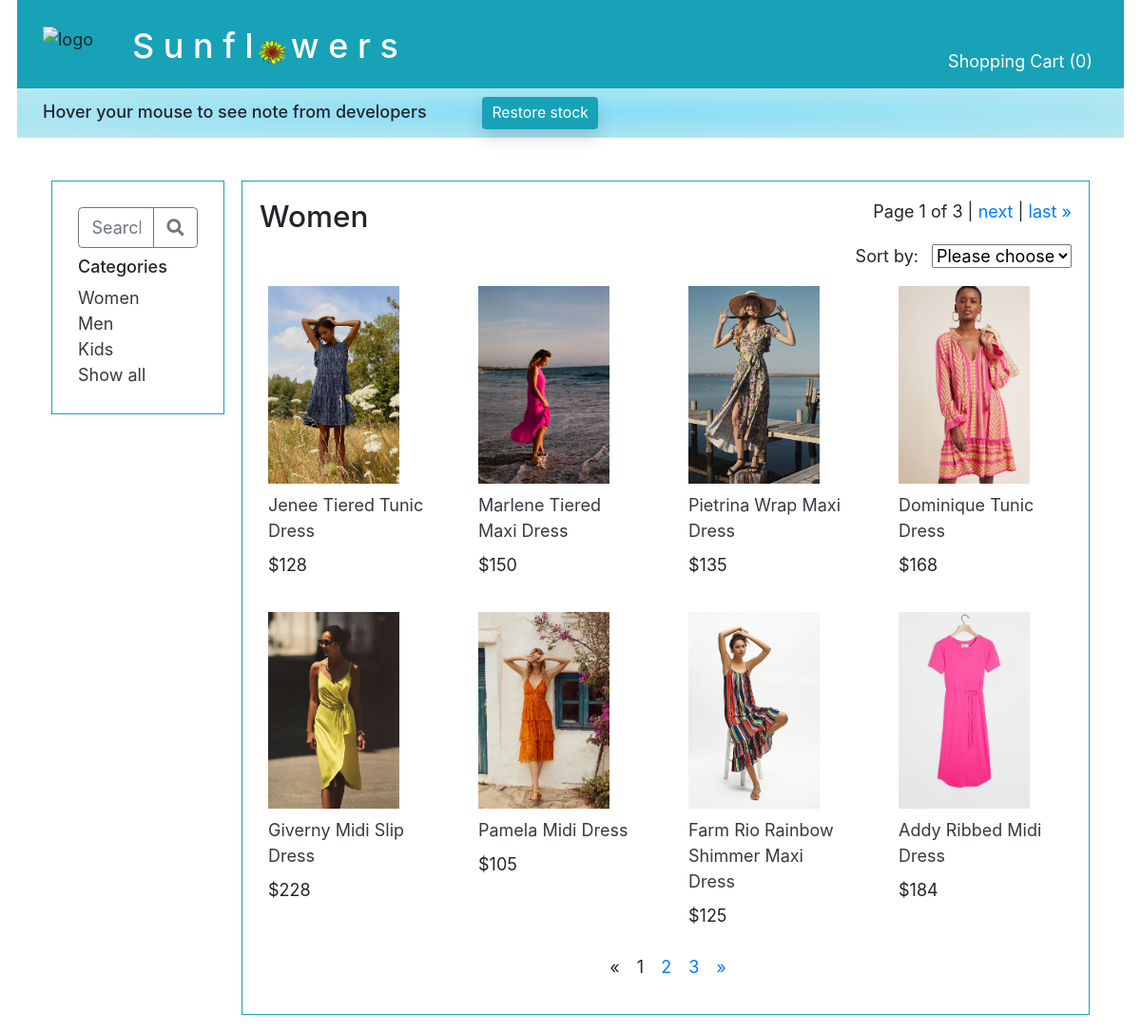
The app's page /product/category/1, older data.
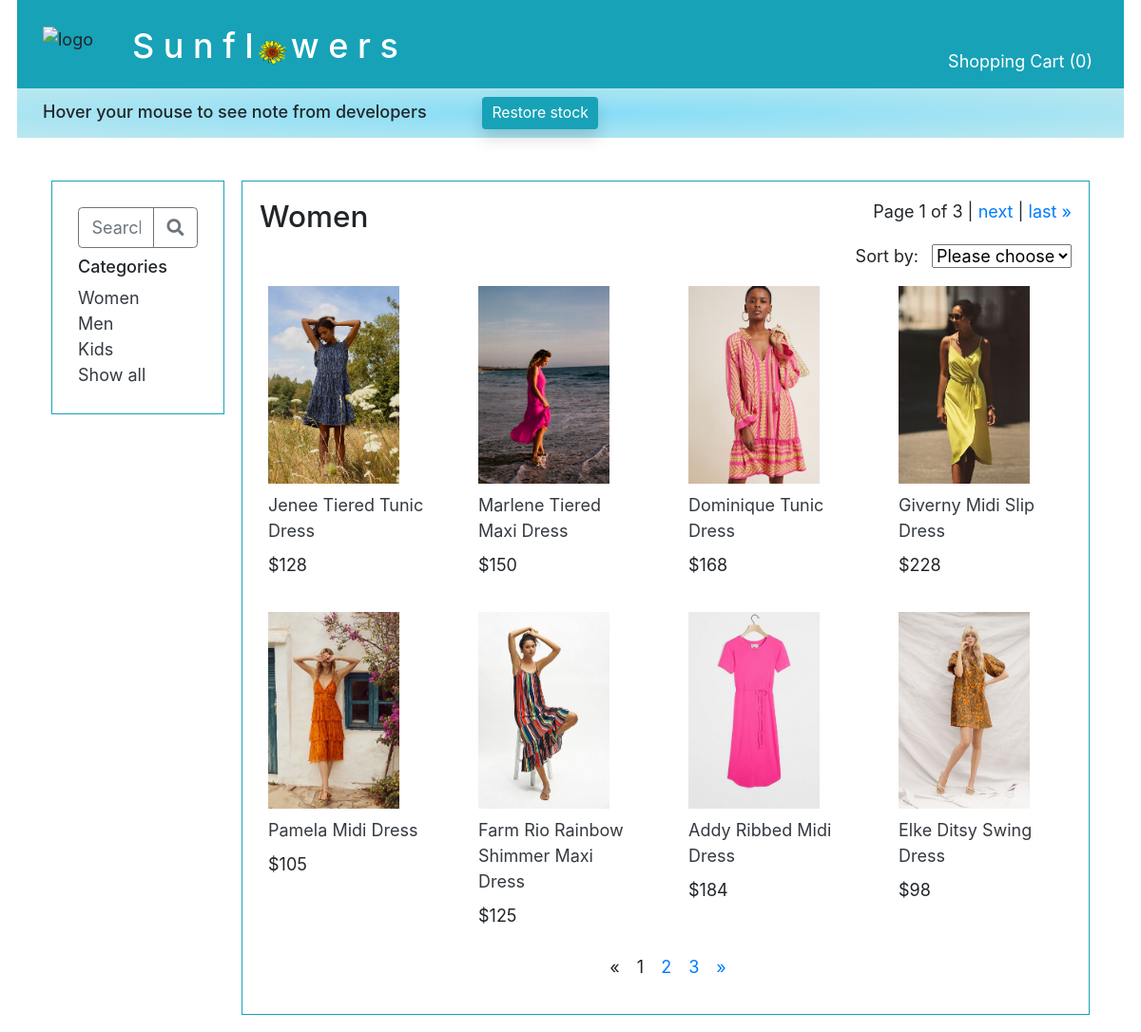
The same page, newer data.
### main/models.py (models this page shows, shortened)
class Category(models.Model):
    name = models.CharField(max_length=255)
    cat_photo = models.ImageField(upload_to='categories', blank=True)

class Photo(models.Model):
    img = models.ImageField(upload_to='products', blank=True)
    type_of_photo = models.ForeignKey(
        PhotoType,
        related_name='photos_included',
        on_delete=models.CASCADE
    )
    for_product = models.ForeignKey(
        Product,
        related_name='photos',
        on_delete=models.CASCADE
    )

class Product(models.Model):
    name = models.CharField(max_length=255, default="")
    desc= models.TextField(default="")
    quantity_purchased = models.IntegerField(default=0)
    quantity_sold = models.IntegerField(default=0)
    quantity_available = models.IntegerField(default=0)
    temp_quan_avail = models.IntegerField(default=0)
    unit_price=models.DecimalField(max_digits=5, decimal_places=0)
    category = models.ForeignKey(
        Category,
        related_name='products_included',
        on_delete=models.CASCADE
    )
    objects = ClassManager()

### main/views.py (the view)
# urls.py: path('product/category/<int:cat_id>', views.display_category),
def display_category(request, cat_id):
    product_list = Product.objects.filter(category_id=cat_id).exclude(temp_quan_avail=0)
    if "sorted_by" not in request.session:
        request.session["sorted_by"] = "no_sort"
    if request.session["sorted_by"] == "price":
        products_by_price = product_list.order_by("unit_price")
        product_list = products_by_price
    elif request.session["sorted_by"] == "popularity":
        products_by_popularity = product_list.order_by("-quantity_available")
        product_list = products_by_popularity
    else:
        product_list = Product.objects.filter(category_id=cat_id).exclude(temp_quan_avail=0)
    page = request.GET.get('page', 1)
    paginator = Paginator(product_list, 8)
    try:
        all_products = paginator.page(page)
    except PageNotAnInteger:
        all_products = paginator.page(1)
    except EmptyPage:
        all_products = paginator.page(paginator.num_pages)
    page_number = request.GET.get('page')
    page_obj = paginator.get_page(page_number)
    if "cart_dict" not in request.session:
        quantity_in_cart = 0
    else:
        quantity_in_cart = 0
        for key in request.session["cart_dict"]:
            quantity_in_cart += request.session["cart_dict"][key]
    products_in_this_category = Product.objects.filter(category_id=cat_id)
    for each_product in products_in_this_category:
        photos = Photo.objects.filter(for_product = each_product)
        for photo in photos:
            if photo.type_of_photo_id == 1:
                photo.type_of_photo_id = 2
                photo.save()
        first_photo = photos.first()
        first_photo.type_of_photo_id = 1
        first_photo.save()
    context = {
        "all_categories": Category.objects.all(),
        "this_category": Category.objects.get(id=cat_id),
        "all_products": all_products,
        "all_photos": Photo.objects.all(),
        "paginator": paginator,
        'page_obj': page_obj,
        "quantity_in_cart": quantity_in_cart,
    }
    return render(request, '_2_shop_category.html', context)

### main/templates/_2_shop_category.html (shortened to what this page needs)
<!DOCTYPE html>
<html lang="en">
<head>
    {% include "_0_head_tags.html" %}
</head>
<body>
    <div id="container">
        {% include "_0_top_nav_bar.html" %}
        {% include "_0_left_nav_bar.html" %}
        <div class="col border border-info p-3">
            <div class="row">
                <div class="col-6 h3">{{ this_category.name }}</div>
                <div class="col text-right mb-1">
                    <span class="step-links">
                        <span class="current">
                            Page {{ page_obj.number }} of {{ page_obj.paginator.num_pages }} |
                        </span>
                        {% if page_obj.has_next %}
                        <a href="?page={{ page_obj.next_page_number }}">next</a> |
                        <a href="?page={{ page_obj.paginator.num_pages }}">last &raquo;</a>
                        {% endif %}
                    </span>
                </div>
            </div>
            <form style="" id="sort_form" class="text-right" action="/product/category/{{ this_category.id }}/process_sort" method="POST">
                <div style="display:inline" class="mb-2 text-right mr-2">Sort by:</div>
                <div style="display:inline" class="">
                    <select name="sorted_by" id="sorted_by" onchange="this.form.submit()">
                        <option value="" disabled
                        {% if request.session.sorted_by == "no_sort" %}
                        selected
                        {% endif %}
                        >Please choose</option>
                    </select>
                </div>
            </form>
            <div style="" class="row mt-2">
                {% for product in all_products %}
                {% if product.category_id == this_category.id and product.temp_quan_avail > 0 %}
                <div class="col-3">
                    {% for photo in all_photos %}
                    {% if photo.type_of_photo_id == 1 and photo.for_product_id == product.id %}
                    <div class="row m-2"><a href="/product/category/{{ this_category.id }}/item/{{ product.id }}"><img class="" style="width:80%; height: auto !important; background-size:cover;"  src="{{ photo.img.url }}"></a></div>
                    {% endif %}
                    {% endfor %}
                    <a class="row text-dark m-2" href="/product/category/{{ this_category.id }}/item/{{ product.id }}">{{ product.name }}</a>
                    <div class="row mb-4">
                        <div class="col ml-2">${{ product.unit_price }}</div>
                    </div>
                </div>
                {% endif %}
                {% endfor %}
            </div>
            <div class="row">
                <div class="col-4 offset-5 text-center">
                    {% if all_products.has_other_pages %}
                    <ul class="pagination">
                        {% if all_products.has_previous %}
                        <li><a href="?page={{ all_products.previous_page_number }}">&laquo;</a></li>
                        {% else %}
                        <li class="disabled"><span>&laquo;</span></li>
                        {% endif %}
                        {% for i in all_products.paginator.page_range %}
                        {% if all_products.number == i %}
                        <li class="active ml-3"><span>{{ i }} <span class="sr-only">(current)</span> </span></li>
                        {% else %}
                        <li><a class="ml-3" href="?page={{ i }}">{{ i }}</a></li>
                        {% endif %}
                        {% endfor %}
                        {% if all_products.has_next %}
                        <li><a class="ml-3" href="?page={{ all_products.next_page_number }}">&raquo;</a></li>
                        {% else %}
                        <li class="disabled"><span>&raquo;</span></li>
                        {% endif %}
                    </ul>
                    {% endif %}
                </div>
            </div>
        </div>
    </div>
</body>
</html>

### main/templates/_0_left_nav_bar.html
<!DOCTYPE html>
<html lang="en">
<link rel="stylesheet" href="main/static/projectStyle.css">
<head>
    {% load static %}
    <link rel="stylesheet" href="{% static 'projectStyle.css' %}">
</head>
<body>
    <div class="row mx-3">
        <div id="side" class="col-sm-auto mr-3 border-info p-3">
    <div id="left_nav_bar" class="row mx-3">
        <div class=" col-2 mr-3 border border-info p-4"
        style="height: 50%;"
        >
        <div class="row mb-2">
            <div class="col ">
                <form style="display:inline" class="m-0" action="{% url 'search' %}" method="GET">
                <div class="input-group">
                        <input name="search" class="form-control border-secondary py-2" type="text" placeholder="Search">
                    <div class="input-group-append">
                        <button class="btn btn-outline-secondary" type="submit">
                            <i class="fa fa-search"></i>
                        </button>
                    </div>
                </form>
                </div>
            </div>
        </div>
        <div class="row h6 ml-0 ">Categories</div>
        {% for category in all_categories %}
        <a class="text-dark" href="/product/category/{{ category.id }}/no_sort">{{ category.name }}</a><br>
        {% endfor %}
        <a class="text-dark" href="/">Show all</a>
    </div>
</body>
</html>

Row changes from the older to the newer data that the page shows:
no longer on this page (row edited): Product: name "Pietrina Wrap Maxi Dress", unit_price "135"
no longer on this page (row unchanged): Photo: img (picture), shown under "Pietrina Wrap Maxi Dress"
now on this page (row unchanged): Product: name "Elke Ditsy Swing Dress", unit_price "98"
now on this page (row unchanged): Photo: img (picture), shown under "Elke Ditsy Swing Dress"
